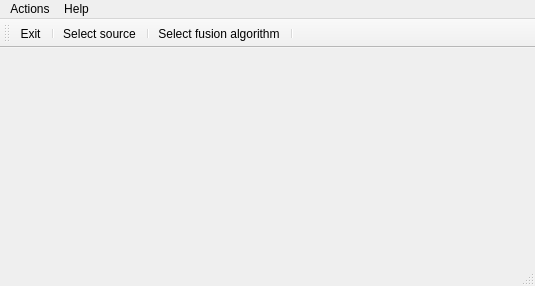
<?xml version="1.0" encoding="UTF-8"?>
<ui version="4.0">
 <class>SyntroNavViewClass</class>
 <widget class="QMainWindow" name="SyntroNavViewClass">
  <property name="geometry">
   <rect>
    <x>0</x>
    <y>0</y>
    <width>535</width>
    <height>286</height>
   </rect>
  </property>
  <property name="windowTitle">
   <string>SyntroNavView</string>
  </property>
  <widget class="QWidget" name="centralWidget"/>
  <widget class="QMenuBar" name="menuBar">
   <property name="geometry">
    <rect>
     <x>0</x>
     <y>0</y>
     <width>535</width>
     <height>25</height>
    </rect>
   </property>
   <widget class="QMenu" name="menuActions">
    <property name="title">
     <string>Actions</string>
    </property>
    <addaction name="actionBasicSetup"/>
    <addaction name="actionSelectSource"/>
    <addaction name="actionSelectFusionAlgorithm"/>
    <addaction name="actionExit"/>
   </widget>
   <widget class="QMenu" name="menuHelp">
    <property name="title">
     <string>Help</string>
    </property>
    <addaction name="actionAbout"/>
   </widget>
   <addaction name="menuActions"/>
   <addaction name="menuHelp"/>
  </widget>
  <widget class="QToolBar" name="mainToolBar">
   <attribute name="toolBarArea">
    <enum>TopToolBarArea</enum>
   </attribute>
   <attribute name="toolBarBreak">
    <bool>false</bool>
   </attribute>
   <addaction name="actionExit"/>
   <addaction name="separator"/>
   <addaction name="actionSelectSource"/>
   <addaction name="separator"/>
   <addaction name="actionSelectFusionAlgorithm"/>
   <addaction name="separator"/>
  </widget>
  <widget class="QStatusBar" name="statusBar"/>
  <action name="onStats">
   <property name="text">
    <string>Display stats</string>
   </property>
  </action>
  <action name="actionShow_date">
   <property name="checkable">
    <bool>true</bool>
   </property>
   <property name="checked">
    <bool>true</bool>
   </property>
   <property name="text">
    <string>Show date</string>
   </property>
  </action>
  <action name="actionShow_time">
   <property name="checkable">
    <bool>true</bool>
   </property>
   <property name="checked">
    <bool>true</bool>
   </property>
   <property name="text">
    <string>Show time</string>
   </property>
  </action>
  <action name="actionText_color">
   <property name="text">
    <string>Text color ...</string>
   </property>
  </action>
  <action name="actionShow_name">
   <property name="checkable">
    <bool>true</bool>
   </property>
   <property name="checked">
    <bool>true</bool>
   </property>
   <property name="text">
    <string>Show name</string>
   </property>
  </action>
  <action name="actionAbout">
   <property name="text">
    <string>About</string>
   </property>
  </action>
  <action name="actionBasicSetup">
   <property name="text">
    <string>Basic setup</string>
   </property>
  </action>
  <action name="actionExit">
   <property name="text">
    <string>Exit</string>
   </property>
  </action>
  <action name="actionSelectSource_2">
   <property name="text">
    <string>Video streams ...</string>
   </property>
   <property name="iconText">
    <string>Video Streams</string>
   </property>
  </action>
  <action name="actionAudioSetup">
   <property name="text">
    <string>Audio setup</string>
   </property>
   <property name="iconText">
    <string>Audio Setup</string>
   </property>
  </action>
  <action name="actionSelectSource">
   <property name="text">
    <string>Select source</string>
   </property>
  </action>
  <action name="actionSelectFusionAlgorithm">
   <property name="text">
    <string>Select fusion algorithm</string>
   </property>
  </action>
 </widget>
 <layoutdefault spacing="6" margin="11"/>
 <resources/>
 <connections/>
</ui>
